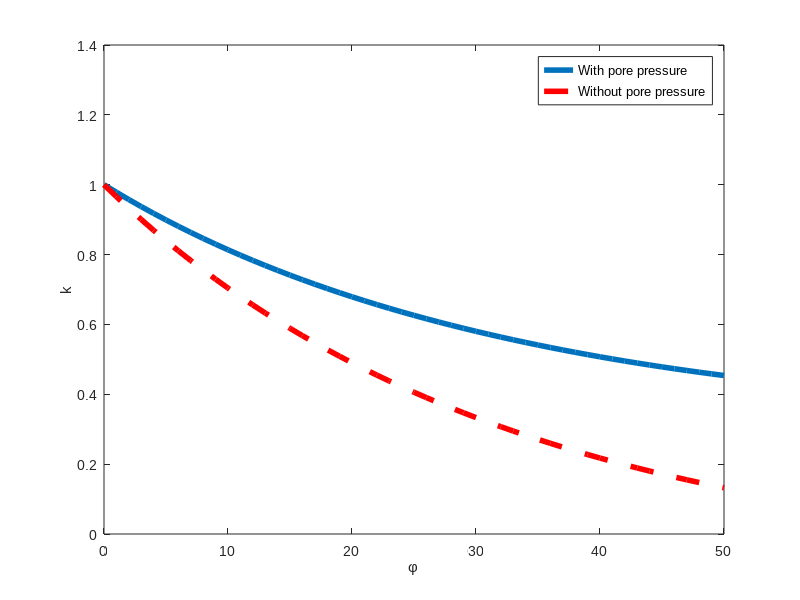

This figure's MATLAB source: (Note: this script raises an error after producing the figure.)
%%%%%%%%%%%%%%%%%%%%%
%%% Paper Figures %%%
%%%%%%%%%%%%%%%%%%%%%


%% Set default figure paarmeters
% Source: https://dgleich.wordpress.com/2013/06/04/creating-high-quality-graphics-in-matlab-for-papers-and-presentations/

% Defaults for this blog post
width = 4;     % Width in inches
height = 4;    % Height in inches
alw = 1.5;    % AxesLineWidth
fsz = 15;      % Fontsize
lw = 4;      % LineWidth
msz = 8;       % MarkerSize

% The new defaults will not take effect if there are any open figures. To
% use them, we close all figures, and then repeat the first example.
close all;

% The properties we've been using in the figures
set(0,'defaultLineLineWidth',lw);   % set the default line width to lw
set(0,'defaultLineMarkerSize',msz); % set the default line marker size to msz
set(0,'defaultLineLineWidth',lw);   % set the default line width to lw
set(0,'defaultLineMarkerSize',msz); % set the default line marker size to msz

% Set the default Size for display
defpos = get(0,'defaultFigurePosition');
set(0,'defaultFigurePosition', [defpos(1) defpos(2) width*100, height*100]);

% Set the defaults for saving/printing to a file
set(0,'defaultFigureInvertHardcopy','on'); % This is the default anyway
set(0,'defaultFigurePaperUnits','inches'); % This is the default anyway
defsize = get(gcf, 'PaperSize');
left = (defsize(1)- width)/2;
bottom = (defsize(2)- height)/2;
defsize = [left, bottom, width, height];
set(0, 'defaultFigurePaperPosition', defsize);
set(0,'DefaultAxesFontName', 'Arial')
set(0,'DefaultTextFontname', 'Arial')

%% k and q

phi = 0:1:50;
q = tand(45 + 1/2*phi).^2;
k = 1./q .* (1/2.7*(q-1) +1);
plot(phi,k); hold on
plot(phi,1./q,'--r')
legend('With pore pressure', 'Without pore pressure')
xlabel('\phi'); 
ylabel('k')

%%
figure

phi = A.mc.phi;
d = 0:3000;
cohesion = A.mc.C(-d); 
mu = tan(phi); c = 2*cohesion*((mu^2 + 1)^(1/2) + mu)./Szz;
C = 2*cohesion*((mu^2 + 1)^(1/2) + mu);
q = tan(pi/4 + 1/2*phi)^2;


k = 1./q .* (1/2.7*(q-1) +1 - C./(2700*9.8*d));

plot(d,k)
k = 1./q .* (1 - C./(2700*9.8*d)); hold on;
plot(d,k,'--r'); ylim([0,1])
legend('With pore pressure', 'Without pore pressure')
xlabel('depth (m)'); ylabel('k')
%% Stress regimes
figure

clrs = parula(3);


set(0,'defaultFigurePosition', [defpos(1) defpos(2) 2.2*width*100, height*100]);

rR = 1;
lambda = linspace(0.01,2,500);
cond1 = @(lambda, rR) lambda;
cond2 = @(lambda, rR) lambda*(rR^2 + 1) - rR^2;
cond3 = @(lambda, rR) lambda*(1 - rR^2) + rR^2;

subplot(121)
plot(lambda, cond1(lambda, rR), 'Color', clrs(1,:)); hold on;
plot(lambda, cond2(lambda, rR), 'Color', clrs(2,:));
plot(lambda, cond3(lambda, rR), 'Color', clrs(3,:));

patchx = 0:.01:1;

y = [0, cond1(patchx,rR), fliplr(cond2(patchx(patchx>=0.5),rR)), 0];
x = [0, patchx, fliplr(patchx(patchx>=0.5)), 0];

p1 = patch(x,y,'o','FaceAlpha',.1,'LineStyle', 'none');

xlabel('S/\sigma_{zz}');
ylabel('p/\sigma_{zz}');
ylim([0,2])
xlim([0,2])
grid on

str = {'\sigma_{rr} < \sigma_{\theta\theta} < \sigma_{zz}'};
ht = text(0.3,0.03,str,'Interpreter','tex');
set(ht,'Rotation',57)
set(ht,'FontSize',15)

% str = {'\sigma_{\theta\theta} < \sigma_{rr} < \sigma_{zz}'};
% ht = text(0.1,0.5,str,'Interpreter','tex');
% set(ht,'Rotation',37)
% set(ht,'FontSize',15)

str = {'\sigma_{\theta\theta} < \sigma_{rr} < \sigma_{zz}'};
ht = text(0.08,0.85,str,'Interpreter','tex');
set(ht,'Rotation',0)
set(ht,'FontSize',15)

str = {'\sigma_{\theta\theta} < \sigma_{zz}  < \sigma_{rr}'};
ht = text(0.2,1.5,str,'Interpreter','tex');
set(ht,'Rotation',0)
set(ht,'FontSize',15)

str = {' \sigma_{zz} < \sigma_{\theta\theta} < \sigma_{rr}'};
ht = text(1.3,1.4,str,'Interpreter','tex');
set(ht,'Rotation',57)
set(ht,'FontSize',15)

str = {' \sigma_{zz} <  \sigma_{rr} < \sigma_{\theta\theta} '};
ht = text(1.2,1.15,str,'Interpreter','tex');
set(ht,'Rotation',0)
set(ht,'FontSize',15)

str = {'  \sigma_{rr} <  \sigma_{zz} < \sigma_{\theta\theta} '};
ht = text(1,0.5,str,'Interpreter','tex');
set(ht,'Rotation',0)
set(ht,'FontSize',15)

%% r/R = 1.1

subplot(122)
rR = 1;
plot(lambda, cond1(lambda, rR), 'Color', clrs(1,:)); hold on;
plot(lambda, cond2(lambda, rR), 'Color', clrs(2,:));
plot(lambda, cond3(lambda, rR), 'Color', clrs(3,:));

rR = 1.3;
lambda = linspace(0.01,2,500);
plot(lambda, cond1(lambda, rR), 'Color', clrs(1,:), 'LineStyle', '--','LineWidth', 3); hold on;
plot(lambda, cond2(lambda, rR), 'Color', clrs(2,:), 'LineStyle', '--','LineWidth', 3);
plot(lambda, cond3(lambda, rR), 'Color', clrs(3,:), 'LineStyle', '--','LineWidth', 3);

rR = 2;
lambda = linspace(0.01,2,500);
plot(lambda, cond1(lambda, rR), 'Color', clrs(1,:), 'LineStyle', ':'); hold on;
plot(lambda, cond2(lambda, rR), 'Color', clrs(2,:), 'LineStyle', ':');
plot(lambda, cond3(lambda, rR), 'Color', clrs(3,:), 'LineStyle', ':');

xlabel('S/\sigma_{zz}');
ylabel('p/\sigma_{zz}');
ylim([0,2])
xlim([0,2])
grid on

y = [0, cond1(patchx,rR), fliplr(cond2(patchx(patchx>=0.5),rR)), 0];
x = [0, patchx, fliplr(patchx(patchx>=0.5)), 0];

patch(x,y,'o','FaceAlpha',.1,'LineStyle', 'none');

p1 = plot(xlim, [-1 -1], '-k');
p2 = plot(xlim, [-1 -1], '--k','LineWidth', 2);
p3 = plot(xlim, [-1 -1], ':k');
legend([p1, p2, p3],'r/R = 1', 'r/R = 1.3', 'r/R = 2')



%% Anotations
subplot(121); hold on;
str = {'(a)'};
ht = text(0.03,1.9,str,'Interpreter','tex');
set(ht,'Rotation',0)
set(ht,'FontSize',20)

subplot(122); hold on;
str = {'(b)'};
ht = text(0.03,1.9,str,'Interpreter','tex');
set(ht,'Rotation',0)
set(ht,'FontSize',20)

%% Failure
clrs = parula(3);
phi = 38/180*pi;
figure

set(0,'defaultFigurePosition', [defpos(1) defpos(2) 2.2*width*100, height*100]);

subplot(121)
rR = 1;
plot_MC(1,0,'-',3,1/2.7);
plot_MC(1.3,0,':',2,1/2.7);
p2 = plot(xlim, [-1 -1], ':k','LineWidth',2);
p1 = plot(xlim, [-1 -1], '-k','LineWidth',3);



C = 0;
%b = 2*sin(phi)/(sqrt(3)*(3-sin(phi))); a = 6*C*cos(phi)/(sqrt(3)*(3-sin(phi))); % circumscribe
b = sin(phi)/sqrt(9 + 3*sin(phi)^2);   a = 6*C*cos(phi)/(sqrt(3)*(3+sin(phi))); % inscribes
%b = 2*sin(phi)/(sqrt(3)*(3+sin(phi))); a = 3*C*cos(phi)/(sqrt(9+3*sin(phi))^2); % middle circumscribes


colors = {'k','b','g','r'};
lambda = 0:.0001:5;
d = [500000];
% for j = 1:1
% sigz = 2700*9.8*d(j);
% 
% fh = @(lam) (2*lam*sigz + (4*a^2 + 16*a*b*lam*sigz + 8*a*b*sigz + 16*b^2*lam^2*sigz^2 + 16*b^2*lam*sigz^2 + 4*b^2*sigz^2 - (4*lam^2*sigz^2)/3 + (8*lam*sigz^2)/3 - (4*sigz^2)/3)^(1/2))/(2*sigz);
% fl = @(lam) (2*lam*sigz - (4*a^2 + 16*a*b*lam*sigz + 8*a*b*sigz + 16*b^2*lam^2*sigz^2 + 16*b^2*lam*sigz^2 + 4*b^2*sigz^2 - (4*lam^2*sigz^2)/3 + (8*lam*sigz^2)/3 - (4*sigz^2)/3)^(1/2))/(2*sigz);
% 
% pzp = nan(size(lambda));
% pzm = nan(size(lambda));
% 
% for i=1:length(lambda)
%     try
%         pzp(i) =  fh(lambda(i));
%         pzm(i) =  fl(lambda(i));
%     catch
%         1;
%     end
% end
% 
% pzp(imag(pzp) ~= 0) = nan;
% pzm(imag(pzm) ~= 0) = nan;
% pz = [fliplr(pzp), pzm];
% lplot = [fliplr(lambda), lambda];
% 
% plot(lambda, pzp,strcat('-', colors{j})); hold on
%  plot(lambda, pzm,strcat('-', colors{j}));
% %plot(lplot, pz,strcat('-', colors{j})); hold on
% % ylim([0,2])
% % xlim([0,2])
% end
%legend('\infty','5000','1000','500')

legend([p1,p2],'r/R = 1', 'r/R = 1.3','Location','Southeast')

subplot(122)
rR = 1;
plot_MC(1,0,'-',3,1/2.7);
plot_MC(1,1,':',2,1/2.7);
p2 = plot(xlim, [-1 -1], ':k','LineWidth',2);
p1 = plot(xlim, [-1 -1], '-k','LineWidth',3);
legend([p1,p2],'C/\sigma_{zz} = 0', 'C/\sigma_{zz} = 1','Location','Southeast')

subplot(121); hold on;
str = {'(a)'};
ht = text(0.1,1.2,str,'Interpreter','tex');
set(ht,'Rotation',0)
set(ht,'FontSize',20)
ylim([0,1.3])
xlim([0,1.3])

subplot(122); hold on;
str = {'(b)'};
ht = text(0.1,1.2,str,'Interpreter','tex');
set(ht,'Rotation',0)
set(ht,'FontSize',20)
ylim([0,1.3])
xlim([0,1.3])



%% Change of r-z failure with tau

set(0,'defaultFigurePosition', [defpos(1) defpos(2) width*100, height*100]);


tau_flag = 'sigz'; % Can be 'p' or 'sigz' for how to normalize

clrs = parula(3);
s = 0.05:0.01:1;
fades = [0.25, 1]; % fade factor
taus = [0.0, 0.4];

if tau_flag == 'p'
 fail_rz = @(p,tau,c,q)   .5*(p+1+((p-1)^2 + 4*(tau*p)^2)^0.5) - c - q*0.5*(p+1-((p-1)^2 + 4*(tau*p)^2)^0.5);
 fail_rt = @(p,s,tau,c,q) - 2*s + p + c + q*0.5*(p + 1 - ((p-1)^2 + 4*(tau*p)^2)^.5);
 fail_tz = @(p,s,tau,c,q) 0.5*(p + 1 + ((p-1)^2 + 4*(tau*p)^2)^.5) - c - q*(2*s-p);
else
 fail_rz = @(p,tau,c,q)   .5*(p+1+((p-1)^2 + 4*(tau)^2)^0.5) - c - q*0.5*(p+1-((p-1)^2 + 4*(tau)^2)^0.5);
 fail_rt = @(p,s,tau,c,q) - 2*s + p + c + q*0.5*(p + 1 - ((p-1)^2 + 4*(tau)^2)^.5);
 fail_tz = @(p,s,tau,c,q) 0.5*(p + 1 + ((p-1)^2 + 4*(tau)^2)^.5) - c - q*(2*s-p);
end

c = 0;
phi = 38/180*pi;
%cohesion = 5e6; mu = tan(phi); C = 2*cohesion*((mu^2 + 1)^(1/2) + mu);

q = tan(pi/4 + 1/2*phi)^2;

for ii = 1:2

tau = taus(ii);
fade = fades(ii);
    
frz = ones(size(s));
frz_lower = frz * fzero(@(x) fail_rz(x,tau,c,q), 0.237);
frz_upper = frz * fzero(@(x) fail_rz(x,tau,c,q), 5);
frt = nan(size(s));
ftz = nan(size(s));

for i = 1:length(s)
    
    try
        frt(i) = fzero(@(x) fail_rt(x, s(i), tau, c, q), [-1, 1]);
        
    catch ME
        disp('no soln')
    end
    
    try
        ftz(i) = fzero(@(x) fail_tz(x, s(i), tau, c, q), [-1, 1]);
    catch ME
        disp('no soln')
    end
end

i1 = (frz_lower > frt) & ((frz_lower < ftz) + isnan(ftz));
i2 = (frz_upper > frt) & ((frz_upper < ftz) + isnan(ftz));

p1 = plot(s(i1), frz_lower(i1),':k'); hold on;
p1.Color(4) = fade;
p1 = plot(s(i2), frz_upper(i2),':k');
p1.Color(4) = fade;



i3 = (frt > frz_lower) & (frt < frz_upper);
i4 = (ftz > frz_lower) & (ftz < frz_upper);
p1 = plot(s(i3), frt(i3),'Color', [0 0 0], 'LineStyle', ':');
p1.Color(4) = fade;
p1 = plot(s(i4), ftz(i4),'Color', [0 0 0], 'LineStyle', ':');
p1.Color(4) = fade;
xlim([0,1])
ylim([0,1])
xlabel('S/\sigma_{zz}')
ylabel('p/\sigma_{zz}')

x = [s(i1), s(i3), fliplr(s(i2)), fliplr(s(i4))];
y = [frz_lower(i1), frt(i3), fliplr(frz_upper(i2)), fliplr(ftz(i4))];

if ii==2
    p1 = patch(x,y,'g','FaceAlpha',.1,'LineStyle', 'none');
%     p1.FaceVertexAlphaData = 0.01;    % Set constant transparency 
%     p1.FaceAlpha = 'flat' ;          % Interpolate to find face transparency
end

% with tau

%figure

if tau_flag == 'sigz'
%bound_rt = @(p,s,tau) p*(3*s-p-1) - (s*(2*s-1) - 1/2*(tau)^2);
bound_rt = @(p,s,tau) 2*s - p - (1/2*(1+p) - sqrt((1/2*(p-1))^2 + (tau)^2));
%bound_rz = @(p,s,tau) (4*s-3*p-1)^2 - ((p-1)^2 + 4*(tau)^2);
bound_rz = @(p,s,tau) 2*s - p - (1/2*(1+p) + sqrt((1/2*(p-1))^2 + (tau)^2));
else
   
bound_rt = @(p,s,tau) 2*s - p - (1/2*(1+p) - sqrt((1/2*(p-1))^2 + (tau*p)^2));
bound_rz = @(p,s,tau) 2*s - p - (1/2*(1+p) + sqrt((1/2*(p-1))^2 + (tau*p)^2));
end


prt = nan(size(s));
pzt = nan(size(s));

for i = 1:length(s)
   prt(i) = fzero(@(x) bound_rt(x,s(i),tau),s(i)+tau);
   pzt(i) = fzero(@(x) bound_rz(x,s(i),tau),2*s(i) - 1-tau);
end

p1 = plot(s,prt,'Color', clrs(1,:), 'LineStyle', '-'); hold on
p1.Color(4) = fade;
p1 = plot(s,pzt,'Color', clrs(2,:), 'LineStyle', '-');
p1.Color(4) = fade;
ylim([0,1])
xlim([0,1])

end

%%
set(0,'defaultFigurePosition', [defpos(1) defpos(2) 2.2*width*100, height*100]);

taus = [0.0, 0.01, 0.2, 1, 5, 50];

clrs = parula(length(taus));

for ii = 1:length(taus)
tp = taus(ii);
    pz = 0:.001:.99999;
th = nan(size(pz));

for i=1:length(pz)
    th(i) = 1/2*atand(2*tp*pz(i)/(pz(i)-1));
end

subplot(121)
plot(pz,abs(th),'Color',clrs(ii,:),'DisplayName',"\tau/p = " + num2str(tp)); hold on;
xlabel('p/\sigma_{zz}')
ylabel('\alpha (degrees)')


end
ylim([0,45])
title('Rotation of Principal Stresses','Interpreter','Latex')
legend('Location','Southeast')
    
%% t-star

tstar = @(c,q)  ((1./((c + q).*(1-c))).^(1/2).*(c + q - 1))/2;

phi = [0:.1:45]*pi/180;
dt = 0.001;
c = 0:.01:1-dt;
q = tan(pi/4 + 1/2*phi).^2;

[C,Q] = meshgrid(c,q);
[~,PHI] = meshgrid(c,phi);

ts = tstar(C,Q);
subplot(122)
[C,p1] = contour(C,PHI/pi*180,abs(ts), [ 0.1, 0.25, 0.5, 1, 2]);
p1.LineWidth = lw;
clabel(C,p1,'FontSize',17,'Color','black')
xlabel('C_0/\sigma_{zz}')
ylabel('\phi (degrees)')
title('Contours of Constant $\tau^*$','Interpreter','Latex')
% set(p1, 'EdgeColor','none')
% colorbar
% colormap('jet')
% caxis([0,2])

%semilogy(c,abs(ts)); hold on;
%xlabel('c/\sigma_{zz}')
%ylabel('\tau*')
%ylim([1e-1, 1e1])


%% Anotations
subplot(121); hold on;
str = {'(a)'};
ht = text(0.03,42,str,'Interpreter','tex');
set(ht,'Rotation',0)
set(ht,'FontSize',20)

subplot(122); hold on;
str = {'(b)'};
ht = text(0.03,42,str,'Interpreter','tex');
set(ht,'Rotation',0)
set(ht,'FontSize',20)

%% MSH plot
set(0,'defaultFigurePosition', [defpos(1) defpos(2) width*100, height*100]);

load('paperfigs/MSH.mat');

A = out{1}; zvec = out{2}; pvec = out{3}; ugvec = out{4}; umvec = out{5};
phivec = out{6}; rhogvec = out{7}; chidvec = out{8};

[Srr, Szz, Stt, Srz] = kirsch (zvec,pvec,A,ugvec,umvec,rhogvec,phivec,pvec);

A.mc.phi = 30/180*pi;

porep = -zvec*0;
plotfailureprofiles(A,pvec,Szz,nan(size(Szz)),Srz,zvec,pvec,true,porep);

porep = -zvec*1000*9.8;
plotfailureprofiles(A,pvec,Szz,nan(size(Szz)),Srz,zvec,pvec,true,porep);

%% Example Eruption
set(0,'defaultFigurePosition', [defpos(1) defpos(2) 3.3*width*100, height*100]);
load('paperfigs/ExampleEruption.mat');

A = out{1}; zvec = out{2}; pvec = out{3}; ugvec = out{4}; umvec = out{5};
phivec = out{6}; rhogvec = out{7}; chidvec = out{8};

clrs = parula(2)/1.05;
subplot(131)
semilogx(pvec,zvec,'Color',clrs(1,:)); grid on
xticks([1e5, 1e6, 1e7,1e8])
xlabel('Pressure (Pa)')
ylabel('Depth (m)')


subplot(132)
semilogx(umvec,zvec,'Color',clrs(1,:)); hold on
semilogx(ugvec,zvec,'Color',clrs(2,:)); grid on
xticks([1e0, 1e1, 1e2])
legend('$u_m$','$u_g$','Location','northwest','Interpreter','Latex')
xlabel('Velocity (m/s)')
ylabel('Depth (m)')


subplot(133)
semilogx(phivec,zvec,'Color',clrs(1,:)); grid on
xticks([1e-2 1e-1, 1e0])
xlabel('Gas Volume Fraction, \phi')
ylabel('Depth (m)')


%% Critical radius
noshear1 = importdata('CriticalRadius/vary_lambda_constant_p_noshear');
noshear2 = importdata('CriticalRadius/vary_lambda_constant_p_noshear_under7');
withshear = importdata('CriticalRadius/vary_lambda_constant_p_with_shear_5to1');
[~,idx1] = min(abs(noshear1(1,:)-0.658));
[~,idx2] = min(abs(noshear2(1,:)-0.658));


plot(noshear1(1,idx1:end),noshear1(2,idx1:end),'-r')
hold on
h2 = plot(noshear2(1,1:idx2),noshear2(2,1:idx2),'-r');

h1 = plot(withshear(1,:),withshear(2,:), '-b');
xlim([0.5,0.75]);

legend([h1,h2], 'With shear','No shear','Location','northwest');
xlabel('S/\sigma_{zz}');
ylabel('Min. stable radius (m)')

str = {'  \sigma_{rr} <  \sigma_{\theta\theta} < \sigma_{zz}  '};
ht = text(0.5,60,str,'Interpreter','tex');
set(ht,'Rotation',0)
set(ht,'FontSize',12)

str = {'    \sigma_{rr} < \sigma_{zz} < \sigma_{\theta\theta}  '};
ht = text(0.62,70,str,'Interpreter','tex');
set(ht,'Rotation',35)
set(ht,'FontSize',12)

str = {'  \sigma_{rr} <  \sigma_{\theta\theta} < \sigma_{zz}  '};
ht = text(0.52,120,str,'Interpreter','tex');
set(ht,'Rotation',0)
set(ht,'FontSize',12)

str = {'    \sigma_{rr} < \sigma_{zz} < \sigma_{\theta\theta}  '};
ht = text(0.65,125,str,'Interpreter','tex');
set(ht,'Rotation',40)
set(ht,'FontSize',12)


%% Failure depth
lw = 3;

plastic = importdata('MSHFigures/plastic_failure.txt');
elastic = importdata('MSHFigures/elastic_solution.txt');

phi = A.mc.phi;
cohesion = A.mc.C; mu = tan(phi);

C = 2*cohesion*((mu^2 + 1)^(1/2) + mu);
q = tan(pi/4 + 1/2*phi)^2;

rzrf = @(p, sigz, lambda, beta) sqrt((p./sigz - lambda)./(1/q - C./(q*sigz) - lambda));

rfailzr = rzrf(Srr, Szz, A.lambda);


hold on
rp = plastic(:,1);
zp = plastic(:,2);
[zp,idx] = sort(zp);
rp = rp(idx);

re = elastic(:,1);
ze = elastic(:,2);
[ze,idx] = sort(ze);
re = re(idx);


p2 = plot(re,ze,'-r');

p3 = plot(rp,zp,'-k');
p1 = plot(rfailzr*A.r, zvec,'--b','DisplayName', 'Analytical','LineWidth',3);

legend([p1,p2,p3],'Analytical','FEM Elastic','FEM Elastoplastic ')

xlim([40,50])
ylim([-3001, 0])

xlabel('r (m)'); ylabel('z (m)')



%%
% Eruption progression

clrs = parula(3);
phi = 38/180*pi;
figure

set(0,'defaultFigurePosition', [defpos(1) defpos(2) width*100, height*100]);

rR = 1;
plot_MC(1,0,'-',3);

p2 = plot(xlim, [-1 -1], ':k','LineWidth',2);


C = 0;
b = sin(phi)/sqrt(9 + 3*sin(phi)^2);   a = 6*C*cos(phi)/(sqrt(3)*(3+sin(phi))); % inscribes

colors = {'k','b','g','r'};
lambda = 0:.0001:5;
d = [500000];

xlim([0,1])
ylim([0,1])


% define conduit regions
x = [0.4, 0.5, 0.5, 0.4];
y = [0.45, 0.45, 0.95, 0.95];

p1 = patch(x,y,'g','FaceAlpha',.4,'LineStyle', 'none');

x = [0.4, 0.5, 0.5, 0.4];
y = [0.05, 0.05, 0.45, 0.45];

p2 = patch(x,y,'b','FaceAlpha',.4,'LineStyle', 'none');

legend([p1,p2],'Early Widening','Late Collapse','Location','southeast','FontSize',15)

%%
% Stable radius
clrs = parula(3);
set(0,'defaultFigurePosition', [defpos(1) defpos(2) width*100, height*100]);

d1 = importdata('CriticalRadius2/vary_lambda_constant_phi65_noshear');
d2 = importdata('CriticalRadius2/vary_lambda_constant_phi65_2');
d3 = importdata('CriticalRadius2/vary_lambda_constant_phi67_2');
d4 = importdata('CriticalRadius2/vary_lambda_constant_ezz_5to1');

plot(d3(1,:),d3(2,:),'Color',clrs(1,:)); hold on;
plot(d2(1,:),d2(2,:),'Color',clrs(2,:));
plot(d4(1,:),d4(2,:),'Color','k','LineStyle','--','LineWidth',3);
plot(d1(1,:),d1(2,:),'Color',clrs(2,:),'LineStyle','--','LineWidth',3);

legend('$\phi_f = 0.67$', '$\phi_f = 0.65$', '$\dot{\epsilon}_{zz} = k\frac{G_\infty}{\mu}$, no shear','$\phi_f = 0.65$, no shear','Interpreter','Latex','Location','northwest')

xlabel('S/\sigma_{zz}')
ylabel('Min. stable radius (m)')

xlim([0.5,1]);

str = {'  \sigma_{rr} <  \sigma_{\theta\theta} < \sigma_{zz}  '};
ht = text(0.5,215,str,'Interpreter','tex');
set(ht,'Rotation',0)
set(ht,'FontSize',12)

str = {'    \sigma_{rr} < \sigma_{zz} < \sigma_{\theta\theta}  '};
ht = text(0.67,220,str,'Interpreter','tex');
set(ht,'Rotation',43)
set(ht,'FontSize',12)


%% Evolution of eruption
set(0,'defaultFigurePosition', [defpos(1) defpos(2) width*100*4, height*100*2]);

load('FullEruption2.mat');

clrs = parula(3);

figure
h = [231];
plot_FailureDepthProfiles(h,outearly, lw, clrs)
h = [232];
plot_FailureDepthProfiles(h,outmid, lw, clrs)
h = [233];
plot_FailureDepthProfiles(h,outlate, lw, clrs)

subplot(2,3,[4:6])
Ae = outearly{1};
Am = outmid{1};
Al = outlate{1};
plot([0,.5,1],[Ae.r, Am.r, Al.r]./Al.r,'--xk','MarkerSize',20); hold on

%plot([Ae.Pchamber, Am.Pchamber, Al.Pchamber]/Ae.Pchamber, '--r')
plot([0,.5,1],[Ae.chamber_fac, Am.chamber_fac, Al.chamber_fac], '--xr','MarkerSize',20)
ylim([0,1.1]);

annotation('textarrow',[0.17,0.14],[0.3,0.37],'String','(a) ','FontSize',18)
annotation('textarrow',[0.17,0.14],[0.275,0.21],'String','','FontSize',18)
annotation('textarrow',[0.535,0.525],[0.39,0.405],'String','(b) ','FontSize',18)
annotation('textarrow',[0.535,0.525],[0.365,0.35],'String','','FontSize',18)
annotation('textarrow',[0.87,0.895],[0.36,0.405],'String','(c) ','FontSize',18)
annotation('textarrow',[0.87,0.895],[0.335,0.308],'String','','FontSize',18)

subplot(231); hold on;
str = {'(a)'};
ht = text(0.03,-350,str,'Interpreter','tex');
set(ht,'Rotation',0)
set(ht,'FontSize',20)

subplot(232); hold on;
str = {'(b)'};
ht = text(0.03,-350,str,'Interpreter','tex');
set(ht,'Rotation',0)
set(ht,'FontSize',20)

subplot(233); hold on;
str = {'(c)'};
ht = text(0.0,-350,str,'Interpreter','tex');
set(ht,'Rotation',0)
set(ht,'FontSize',20)

subplot(2,3,[4:6]); hold on;
str = {'(d)'};
ht = text(0.02,1.02,str,'Interpreter','tex');
set(ht,'Rotation',0)
set(ht,'FontSize',20)
% 
% str = {'time $\longrightarrow$'};
% ht = text(1.97,0.1,str,'Interpreter','latex');
% ht.FontSize = 1000;
% set(ht,'Rotation',0)
% set(ht,'FontSize',20)

xlabel('Normalized Eruption Time')
ylabel('Parameter Value')
legend('R/R_{max}','P_{ch}/\sigma_{zz}','Location','southeast')



annotation('textarrow',[0.3,0.35],[0.2,0.2],'String','Conduit Widening ','FontSize',20)
annotation('textarrow',[0.56,0.61],[0.2,0.2],'String','Stable Eruption ','FontSize',20)
str = {'Termination via','Catastrophic Collapse'};
dim = [.7, 0.01, .1, .23];
annotation('textbox',dim,'String',str,'FitBoxToText','on','FontSize',20,'HorizontalAlignment','center');

%% Three solutions
set(0,'defaultFigurePosition', [defpos(1) defpos(2) width*100*4, height*100*2]);

load('ThreeSolutions.mat');

solutions = {out_lowv, out_midv, out_highv};

figure
clrs = parula(3);

solstr = {'low','med','high'};
for i = 1:length(solutions)
    out = solutions{i};
    
    A = out{1}; zvec = out{2}; pvec = out{3}; ugvec = out{4}; umvec = out{5};
    phivec = out{6}; rhogvec = out{7};
    
    % p v z
    subplot(221)
    semilogx(pvec,zvec, 'Color', clrs(i,:),'LineWidth',lw, 'LineStyle', '-','DisplayName',solstr{i}); hold on
    grid on
    xticks([1e5, 1e6, 1e7,1e8])
    xlabel('Pressure (Pa)')
    ylabel('z (m)')
    legend show
    legend('Orientation','horizontal','Location','south')

    % p v phi
    subplot(222)
    semilogx(umvec, zvec, 'Color', clrs(i,:),'LineWidth',lw, 'LineStyle', '-','DisplayName',[solstr{i} ', u_m']); hold on;
    semilogx(ugvec, zvec, 'Color', clrs(i,:),'LineWidth',lw, 'LineStyle', '--','DisplayName',[solstr{i} ', u_g']);
    grid on
    ylabel('z (m)')
    xlabel('u (m/s)')
    xticks([1e5, 1e6, 1e7,1e8])
    legend show
    legend('Location','southeast')
    
    % p v u
    subplot(223)
    semilogx(pvec,phivec, 'Color', clrs(i,:),'LineWidth',lw, 'LineStyle', '-','DisplayName',solstr{i}); hold on;
    grid on
    xticks([1e5, 1e6, 1e7,1e8])
    xlabel('Pressure (Pa)')
    ylabel('\phi')
    legend show
    legend('Orientation','horizontal','Location','south')
 
    
    % u v z
    subplot(224)   
    loglog(pvec, umvec, 'Color', clrs(i,:),'LineWidth',lw, 'LineStyle', '-','DisplayName',[solstr{i} ', u_m']); hold on;
    loglog(pvec, ugvec, 'Color', clrs(i,:),'LineWidth',lw, 'LineStyle', '--','DisplayName',[solstr{i} ', u_g']);
    grid on
    xlabel('Pressure (Pa)')
    ylabel('v (m/s)')
    xticks([1e5, 1e6, 1e7,1e8])
    legend show
end


function plot_MC(rR,C_over_sigz,symbl,lw,pp)
% pp: pore pressure gradient (Pp/sigma_z)

clrs = parula(3);
phi = 38/180*pi;
cohesion = 5e6; mu = tan(phi); C = 2*cohesion*((mu^2 + 1)^(1/2) + mu);

q = tan(pi/4 + 1/2*phi)^2;
sigz = 2700*9.8*500;
C = C_over_sigz*sigz;

lambda = linspace(-10,5,500);
bound_1 = @(lambda, rR) lambda;
bound_2 = @(lambda, rR) lambda*(rR^2 + 1) - rR^2;
bound_3 = @(lambda, rR) lambda*(1 - rR^2) + rR^2;

A_failure = @(x,c,sig_z,rR) rR^2*(1/q-c/(q*sig_z)) + x*(1-rR^2);
B_failure = @(x,c,sig_z,rR) x/(q+1)*(rR^2+1) - c/sig_z * 1/(q+1)*rR^2 - q/(q+1)*x*(rR^2-1);
C_failure = @(x,c,sig_z,rR) x*(rR^2 + 1) - rR^2*(c/sig_z + q);
D_failure = @(x,c,sig_z,rR) x*(1-rR^2) + rR^2*(c/sig_z + q);
E_failure = @(x,c,sig_z,rR) 1/(1+q)*(c/(sig_z)*rR^2 + x*(q*(rR^2 + 1) + (1-rR^2)));
F_failure = @(x,c,sig_z,rR) rR^2*(c/(q*sig_z)- 1/q) + x*(1+rR^2) ; 

x1 = fzero(@(x) A_failure(x,C,sigz,rR) - bound_1(x, rR), 0.6);
x2 = fzero(@(x) B_failure(x,C,sigz,rR) - bound_2(x, rR), 0.6);
x3 = fzero(@(x) C_failure(x,C,sigz,rR) - bound_3(x, rR), 0.6);
x4 = fzero(@(x) D_failure(x,C,sigz,rR) - bound_1(x, rR), 0.6);
x5 = fzero(@(x) E_failure(x,C,sigz,rR) - bound_2(x, rR), 0.6);
x6 = fzero(@(x) F_failure(x,C,sigz,rR) - bound_3(x, rR), 0.6);

plot(to_unprimed(lambda, pp), to_unprimed(bound_1(lambda, rR), pp), 'Color', clrs(1,:),'LineWidth',lw, 'LineStyle', symbl); hold on;
plot(to_unprimed(lambda, pp), to_unprimed(bound_2(lambda, rR), pp), 'Color', clrs(2,:),'LineWidth',lw, 'LineStyle', symbl);
plot(to_unprimed(lambda, pp), to_unprimed(bound_3(lambda, rR), pp), 'Color', clrs(3,:),'LineWidth',lw, 'LineStyle', symbl);

patchx = 0:.01:1;
y = [0, to_unprimed(bound_1(patchx,rR), pp), fliplr(to_unprimed(bound_2(patchx,rR), pp)), 0];
x = [0, to_unprimed(patchx,pp), fliplr(to_unprimed(patchx,pp)), 0];

patch(x,y,'o','FaceAlpha',.1,'LineStyle', 'none');

%plot([no_cohesion, no_cohesion], ylim, '--r')
plot(to_unprimed([x1, x2],pp), to_unprimed([A_failure(x1,C,sigz,rR), A_failure(x2,C,sigz,rR)],pp), strcat(symbl,'k'),'LineWidth', lw)
plot(to_unprimed([x2, x3],pp), to_unprimed([B_failure(x2,C,sigz,rR), B_failure(x3,C,sigz,rR)],pp), strcat(symbl,'k'),'LineWidth', lw)
plot(to_unprimed([x3, x4],pp), to_unprimed([C_failure(x3,C,sigz,rR), C_failure(x4,C,sigz,rR)],pp), strcat(symbl,'k'),'LineWidth', lw)
plot(to_unprimed([x4, x5],pp), to_unprimed([D_failure(x4,C,sigz,rR), D_failure(x5,C,sigz,rR)],pp), strcat(symbl,'k'),'LineWidth', lw)
plot(to_unprimed([x5, x6],pp), to_unprimed([E_failure(x5,C,sigz,rR), E_failure(x6,C,sigz,rR)],pp), strcat(symbl,'k'),'LineWidth', lw)
plot(to_unprimed([x1, x6],pp), to_unprimed([F_failure(x1,C,sigz,rR), F_failure(x6,C,sigz,rR)],pp), strcat(symbl,'k'),'LineWidth', lw)
xlabel('S/\sigma_{zz}');
ylabel('p/\sigma_{zz}');
ylim([0,5])
xlim([0,5])
end

function plot_FailureDepthProfiles(h, out, lw, clrs)

    A = out{1}; zvec = out{2}; pvec = out{3}; ugvec = out{4}; umvec = out{5};
    phivec = out{6}; rhogvec = out{7};

    [Srr, Szz, ~, Srz] = kirsch (zvec,pvec,A,ugvec,umvec,rhogvec,phivec,pvec);
       
tau = Srz./Szz;
phi = A.mc.phi;
cohesion = A.mc.C; mu = tan(phi); c = 2*cohesion*((mu^2 + 1)^(1/2) + mu)./Szz;
C = 2*cohesion*((mu^2 + 1)^(1/2) + mu);

q = tan(pi/4 + 1/2*phi)^2;

fail_rz = @(p,tau,c,q)   .5*(p+1+((p-1)^2 + 4*(tau)^2)^0.5) - c - q*0.5*(p+1-((p-1)^2 + 4*(tau)^2)^0.5);
fail_rt = @(p,s,tau,c,q) -2*s + p + c + q*0.5*(p + 1 - ((p-1)^2 + 4*(tau)^2)^.5);
fail_tz = @(p,s,tau,c,q) 0.5*(p + 1 + ((p-1)^2 + 4*(tau)^2)^.5) - c - q*(2*s-p);

frz_low  = nan(length(zvec),1);
frz_high = nan(length(zvec),1);
frt = nan(length(zvec),1);
ftz = nan(length(zvec),1);

s = A.lambda; % Vertical gradient of horizontal stress

for i = 1:length(zvec)
    try
        frz_low(i) = fzero(@(x) fail_rz(x, tau(i), c(i), q), 0.237);
    catch ME
    end
    try
        frz_high(i) = fzero(@(x) fail_rz(x, tau(i), c(i), q), 5);
    catch ME
    end
    try
        frt(i) = fzero(@(x) fail_rt(x, s, tau(i), c(i), q), [-1, 1]);
    catch ME
    end
    try
        ftz(i) = fzero(@(x) fail_tz(x, s, tau(i), c(i), q), [-1, 1]);
    catch ME
    end
end

subplot(h)
p1 = plot(Srr./Szz, zvec,'-k','LineWidth',lw,'DisplayName','p/\sigma_{zz}'); hold on
xl = xlim;
p2 = plot(frz_low,zvec, 'Color', clrs(1,:),'LineWidth',lw, 'LineStyle', '-','DisplayName','r/z');
p3 = plot(frt,zvec,'Color',clrs(2,:),'LineWidth',lw, 'LineStyle', '-','DisplayName','r/\theta');
p4 = plot(ftz,zvec,'Color',clrs(3,:),'LineWidth',lw, 'LineStyle', '-','DisplayName','\theta/z');

xlim([0 1])

x = [max(frz_low,frt);0];
y = [zvec;min(zvec)];
patch(x,y,'k','FaceAlpha',.1,'LineStyle', 'none');
idx = ~isnan(ftz);
x = [ftz(idx);1];
y = [zvec(idx);min(zvec)];
patch(x,y,'k','FaceAlpha',.1,'LineStyle', 'none');


% find C = szz
[~,ind] = min(abs(Szz-C));

plot(xlim, [zvec(ind), zvec(ind)], '--r')

xlabel('p/\sigma_{zz}')
ylabel('z (m)');


ylim([-6200,0])
legend([p1, p2, p3, p4], 'Orientation','horizontal','Location','south')

end

